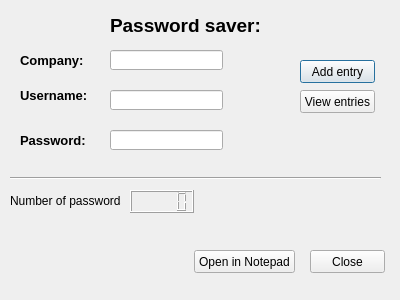
<?xml version="1.0" encoding="UTF-8"?>
<ui version="4.0">
 <class>Dialog</class>
 <widget class="QDialog" name="Dialog">
  <property name="geometry">
   <rect>
    <x>0</x>
    <y>0</y>
    <width>400</width>
    <height>300</height>
   </rect>
  </property>
  <property name="windowTitle">
   <string>Dialog</string>
  </property>
  <widget class="QLabel" name="label">
   <property name="geometry">
    <rect>
     <x>20</x>
     <y>50</y>
     <width>71</width>
     <height>21</height>
    </rect>
   </property>
   <property name="text">
    <string>&lt;html&gt;&lt;head/&gt;&lt;body&gt;&lt;p&gt;&lt;span style=&quot; font-size:10pt; font-weight:600;&quot;&gt;Company:&lt;/span&gt;&lt;/p&gt;&lt;/body&gt;&lt;/html&gt;</string>
   </property>
  </widget>
  <widget class="QLabel" name="label_2">
   <property name="geometry">
    <rect>
     <x>20</x>
     <y>80</y>
     <width>71</width>
     <height>31</height>
    </rect>
   </property>
   <property name="text">
    <string>&lt;html&gt;&lt;head/&gt;&lt;body&gt;&lt;p&gt;&lt;span style=&quot; font-size:10pt; font-weight:600;&quot;&gt;Username:&lt;/span&gt;&lt;/p&gt;&lt;/body&gt;&lt;/html&gt;</string>
   </property>
  </widget>
  <widget class="QLabel" name="label_3">
   <property name="geometry">
    <rect>
     <x>20</x>
     <y>130</y>
     <width>71</width>
     <height>21</height>
    </rect>
   </property>
   <property name="text">
    <string>&lt;html&gt;&lt;head/&gt;&lt;body&gt;&lt;p&gt;&lt;span style=&quot; font-size:10pt; font-weight:600;&quot;&gt;Password:&lt;/span&gt;&lt;/p&gt;&lt;/body&gt;&lt;/html&gt;</string>
   </property>
  </widget>
  <widget class="QLineEdit" name="lineEdit">
   <property name="geometry">
    <rect>
     <x>110</x>
     <y>50</y>
     <width>113</width>
     <height>20</height>
    </rect>
   </property>
  </widget>
  <widget class="QLineEdit" name="lineEdit_2">
   <property name="geometry">
    <rect>
     <x>110</x>
     <y>90</y>
     <width>113</width>
     <height>20</height>
    </rect>
   </property>
  </widget>
  <widget class="QLineEdit" name="lineEdit_3">
   <property name="geometry">
    <rect>
     <x>110</x>
     <y>130</y>
     <width>113</width>
     <height>20</height>
    </rect>
   </property>
  </widget>
  <widget class="QLCDNumber" name="lcdNumber">
   <property name="geometry">
    <rect>
     <x>130</x>
     <y>190</y>
     <width>64</width>
     <height>23</height>
    </rect>
   </property>
  </widget>
  <widget class="QLabel" name="label_4">
   <property name="geometry">
    <rect>
     <x>10</x>
     <y>190</y>
     <width>111</width>
     <height>21</height>
    </rect>
   </property>
   <property name="text">
    <string>Number of passwords:</string>
   </property>
  </widget>
  <widget class="Line" name="line">
   <property name="geometry">
    <rect>
     <x>10</x>
     <y>170</y>
     <width>371</width>
     <height>16</height>
    </rect>
   </property>
   <property name="orientation">
    <enum>Qt::Horizontal</enum>
   </property>
  </widget>
  <widget class="QPushButton" name="pushButton">
   <property name="geometry">
    <rect>
     <x>300</x>
     <y>60</y>
     <width>75</width>
     <height>23</height>
    </rect>
   </property>
   <property name="text">
    <string>Add entry</string>
   </property>
  </widget>
  <widget class="QPushButton" name="pushButton_2">
   <property name="geometry">
    <rect>
     <x>300</x>
     <y>90</y>
     <width>75</width>
     <height>23</height>
    </rect>
   </property>
   <property name="text">
    <string>View entries</string>
   </property>
  </widget>
  <widget class="QPushButton" name="pushButton_3">
   <property name="geometry">
    <rect>
     <x>310</x>
     <y>250</y>
     <width>75</width>
     <height>23</height>
    </rect>
   </property>
   <property name="text">
    <string>Close</string>
   </property>
  </widget>
  <widget class="QLabel" name="label_5">
   <property name="geometry">
    <rect>
     <x>110</x>
     <y>10</y>
     <width>181</width>
     <height>31</height>
    </rect>
   </property>
   <property name="text">
    <string>&lt;html&gt;&lt;head/&gt;&lt;body&gt;&lt;p&gt;&lt;span style=&quot; font-size:14pt; font-weight:600;&quot;&gt;Password saver:&lt;/span&gt;&lt;/p&gt;&lt;/body&gt;&lt;/html&gt;</string>
   </property>
  </widget>
  <widget class="QPushButton" name="pushButton_4">
   <property name="geometry">
    <rect>
     <x>194</x>
     <y>250</y>
     <width>101</width>
     <height>23</height>
    </rect>
   </property>
   <property name="text">
    <string>Open in Notepad</string>
   </property>
  </widget>
 </widget>
 <resources/>
 <connections/>
</ui>
